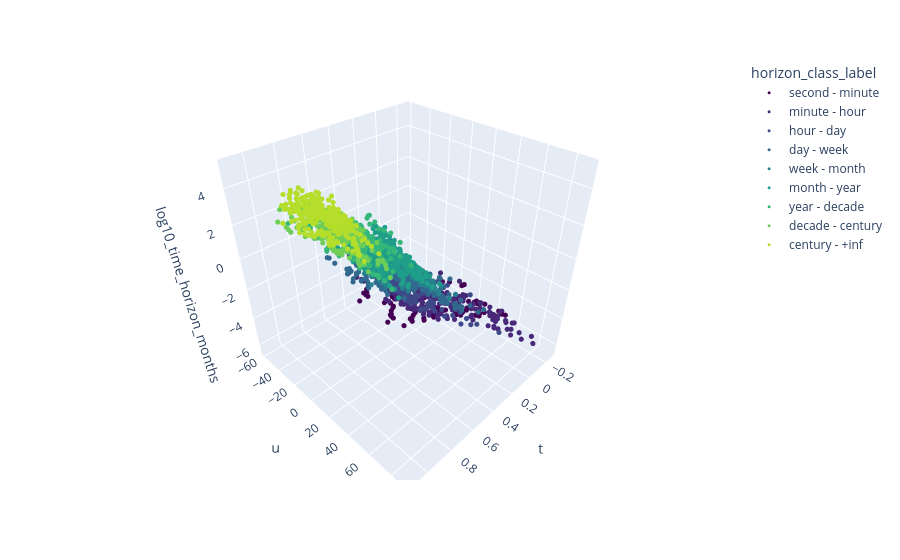

Here is the notebook cell this chart was saved with:
### Markdown cell above
### Points in surface coordinates

### Code cell
fig = px.scatter_3d(
    coords, x="t", y="u", z="log10_time_horizon_months",
    color=CLASS_COLOR,
    category_orders=CLASS_ORDER,
    color_discrete_sequence=CLASS_PALETTE,
)
fig.update_traces(marker={"size": 3})

### Figure 1 — Plotly figure (JSON) as saved in the notebook; plotly's stock layout.template omitted (floating-point values rounded to 4 significant figures; data arrays with more than 128 entries replaced by an {"elided": "..."} marker saying what was removed)
{"data": [{"hovertemplate": "horizon_class_label=second - minute<br>t=%{x}<br>u=%{y}<br>log10_time_horizon_months=%{z}<extra></extra>", "legendgroup": "second - minute", "marker": {"color": "#440154", "size": 3, "symbol": "circle"}, "mode": "markers", "name": "second - minute", "scene": "scene", "showlegend": true, "type": "scatter3d", "x": [-0.2254, -0.2601, -0.1658, -0.114, -0.02639, -0.00938, 0.1789, 0.3039, 0.09418, 0.1108, 0.261, 0.3201, -0.2505, -0.2664, -0.1747, -0.09518, -0.06227, -0.05746, 0.1201, 0.2477, 0.05793, 0.06533, 0.2125, 0.2865, -0.259, -0.2675, -0.1647, -0.08483, -0.05968, -0.0582, 0.1308, 0.2632, 0.06607, 0.06274, 0.2225, 0.3005, -0.2542, -0.2553, -0.1399, -0.0619, -0.04784, -0.04562, 0.1448, 0.2721, 0.0816, 0.07383, 0.2332, 0.3042, -0.2646, -0.2635, -0.1658, -0.08742, -0.06523, -0.07447, 0.1278, 0.2613, 0.06089, 0.04647, 0.2273, 0.3039, -0.2631, -0.2413, -0.1621, -0.09001, -0.06486, -0.06782, 0.1241, 0.2643, 0.06311, 0.05608, 0.2292, 0.3079, -0.259, -0.2117, -0.1492, -0.07595, -0.05783, -0.06338, 0.1167, 0.2554, 0.07679, 0.06126, 0.2277, 0.3035, -0.2453, -0.1865, -0.1329, -0.07114, -0.05043, -0.05746, 0.1204, 0.2565, 0.09159, 0.07088, 0.2351, 0.3068, -0.2309, -0.1507, -0.09888, -0.03009, -0.02195, -0.007901, 0.157, 0.2802, 0.1164, 0.1245, 0.2599, 0.3194], "y": [-37.6, -0.1428, 16.01, 14.26, -31.79, -24.36, -38.9, -55.36, -1.648, 0.4266, -6.408, -18.63, -24.45, 13.17, 28.35, 19.94, -27.41, -16.34, -32.95, -51.39, 2.93, 6.318, -2.368, -15.87, -19.77, 18.87, 32.73, 20.18, -25.53, -14.89, -32.4, -51.83, 4.118, 7.576, -2.275, -16.5, -16.0, 23.3, 31.38, 17.5, -25.51, -16.51, -33.01, -53.48, 4.079, 6.732, -2.331, -17.13, -16.05, 21.3, 33.02, 21.67, -23.61, -12.36, -30.54, -50.76, 6.189, 10.04, -1.175, -15.98, -8.187, 31.41, 37.48, 25.62, -19.7, -8.411, -28.04, -50.38, 8.861, 12.59, 0.3753, -15.6, 5.473, 47.01, 46.6, 27.17, -13.89, -2.493, -24.77, -49.05, 11.46, 16.23, 2.304, -14.05, 7.484, 54.96, 50.57, 29.76, -10.27, 2.464, -23.21, -47.82, 12.54, 18.65, 3.238, -13.08, 10.19, 54.14, 47.99, 22.34, -16.26, -7.282, -29.28, -51.46, 9.578, 12.0, 0.5968, -14.82], "z": [-6.42, -6.42, -6.42, -6.42, -6.42, -6.42, -6.42, -6.42, -6.42, -6.42, -6.42, -6.42, -6.119, -6.119, -6.119, -6.119, -6.119, -6.119, -6.119, -6.119, -6.119, -6.119, -6.119, -6.119, -5.943, -5.943, -5.943, -5.943, -5.943, -5.943, -5.943, -5.943, -5.943, -5.943, -5.943, -5.943, -5.818, -5.818, -5.818, -5.818, -5.818, -5.818, -5.818, -5.818, -5.818, -5.818, -5.818, -5.818, -5.721, -5.721, -5.721, -5.721, -5.721, -5.721, -5.721, -5.721, -5.721, -5.721, -5.721, -5.721, -5.42, -5.42, -5.42, -5.42, -5.42, -5.42, -5.42, -5.42, -5.42, -5.42, -5.42, -5.42, -5.119, -5.119, -5.119, -5.119, -5.119, -5.119, -5.119, -5.119, -5.119, -5.119, -5.119, -5.119, -4.943, -4.943, -4.943, -4.943, -4.943, -4.943, -4.943, -4.943, -4.943, -4.943, -4.943, -4.943, -4.721, -4.721, -4.721, -4.721, -4.721, -4.721, -4.721, -4.721, -4.721, -4.721, -4.721, -4.721]}, {"hovertemplate": "horizon_class_label=minute - hour<br>t=%{x}<br>u=%{y}<br>log10_time_horizon_months=%{z}<extra></extra>", "legendgroup": "minute - hour", "marker": {"color": "#482878", "size": 3, "symbol": "circle"}, "mode": "markers", "name": "minute - hour", "scene": "scene", "showlegend": true, "type": "scatter3d", "x": {"elided": "213 float values"}, "y": {"elided": "213 float values"}, "z": {"elided": "213 float values"}}, {"hovertemplate": "horizon_class_label=hour - day<br>t=%{x}<br>u=%{y}<br>log10_time_horizon_months=%{z}<extra></extra>", "legendgroup": "hour - day", "marker": {"color": "#3e4989", "size": 3, "symbol": "circle"}, "mode": "markers", "name": "hour - day", "scene": "scene", "showlegend": true, "type": "scatter3d", "x": {"elided": "168 float values"}, "y": {"elided": "168 float values"}, "z": {"elided": "168 float values"}}, {"hovertemplate": "horizon_class_label=day - week<br>t=%{x}<br>u=%{y}<br>log10_time_horizon_months=%{z}<extra></extra>", "legendgroup": "day - week", "marker": {"color": "#31688e", "size": 3, "symbol": "circle"}, "mode": "markers", "name": "day - week", "scene": "scene", "showlegend": true, "type": "scatter3d", "x": {"elided": "282 float values"}, "y": {"elided": "282 float values"}, "z": {"elided": "282 float values"}}, {"hovertemplate": "horizon_class_label=week - month<br>t=%{x}<br>u=%{y}<br>log10_time_horizon_months=%{z}<extra></extra>", "legendgroup": "week - month", "marker": {"color": "#26828e", "size": 3, "symbol": "circle"}, "mode": "markers", "name": "week - month", "scene": "scene", "showlegend": true, "type": "scatter3d", "x": {"elided": "306 float values"}, "y": {"elided": "306 float values"}, "z": {"elided": "306 float values"}}, {"hovertemplate": "horizon_class_label=month - year<br>t=%{x}<br>u=%{y}<br>log10_time_horizon_months=%{z}<extra></extra>", "legendgroup": "month - year", "marker": {"color": "#1f9e89", "size": 3, "symbol": "circle"}, "mode": "markers", "name": "month - year", "scene": "scene", "showlegend": true, "type": "scatter3d", "x": {"elided": "621 float values"}, "y": {"elided": "621 float values"}, "z": {"elided": "621 float values"}}, {"hovertemplate": "horizon_class_label=year - decade<br>t=%{x}<br>u=%{y}<br>log10_time_horizon_months=%{z}<extra></extra>", "legendgroup": "year - decade", "marker": {"color": "#35b779", "size": 3, "symbol": "circle"}, "mode": "markers", "name": "year - decade", "scene": "scene", "showlegend": true, "type": "scatter3d", "x": {"elided": "495 float values"}, "y": {"elided": "495 float values"}, "z": {"elided": "495 float values"}}, {"hovertemplate": "horizon_class_label=decade - century<br>t=%{x}<br>u=%{y}<br>log10_time_horizon_months=%{z}<extra></extra>", "legendgroup": "decade - century", "marker": {"color": "#6ece58", "size": 3, "symbol": "circle"}, "mode": "markers", "name": "decade - century", "scene": "scene", "showlegend": true, "type": "scatter3d", "x": {"elided": "216 float values"}, "y": {"elided": "216 float values"}, "z": {"elided": "216 float values"}}, {"hovertemplate": "horizon_class_label=century - +inf<br>t=%{x}<br>u=%{y}<br>log10_time_horizon_months=%{z}<extra></extra>", "legendgroup": "century - +inf", "marker": {"color": "#b5de2b", "size": 3, "symbol": "circle"}, "mode": "markers", "name": "century - +inf", "scene": "scene", "showlegend": true, "type": "scatter3d", "x": {"elided": "312 float values"}, "y": {"elided": "312 float values"}, "z": {"elided": "312 float values"}}], "layout": {"legend": {"title": {"text": "horizon_class_label"}, "tracegroupgap": 0}, "margin": {"t": 60}, "scene": {"domain": {"x": [0, 1], "y": [0, 1]}, "xaxis": {"title": {"text": "t"}}, "yaxis": {"title": {"text": "u"}}, "zaxis": {"title": {"text": "log10_time_horizon_months"}}}}}
